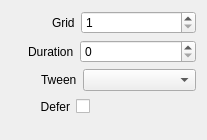
<?xml version="1.0" encoding="UTF-8"?>
<ui version="4.0">
 <class>InspectorGridWidget</class>
 <widget class="QWidget" name="InspectorGridWidget">
  <property name="geometry">
   <rect>
    <x>0</x>
    <y>0</y>
    <width>207</width>
    <height>140</height>
   </rect>
  </property>
  <property name="sizePolicy">
   <sizepolicy hsizetype="Expanding" vsizetype="Preferred">
    <horstretch>0</horstretch>
    <verstretch>0</verstretch>
   </sizepolicy>
  </property>
  <layout class="QVBoxLayout" name="verticalLayout">
   <item>
    <layout class="QHBoxLayout" name="horizontalLayoutGrid">
     <item>
      <spacer name="horizontalSpacerGrid">
       <property name="orientation">
        <enum>Qt::Horizontal</enum>
       </property>
       <property name="sizeType">
        <enum>QSizePolicy::Fixed</enum>
       </property>
       <property name="sizeHint" stdset="0">
        <size>
         <width>41</width>
         <height>20</height>
        </size>
       </property>
      </spacer>
     </item>
     <item>
      <widget class="QLabel" name="labelGrid">
       <property name="text">
        <string>Grid</string>
       </property>
      </widget>
     </item>
     <item>
      <widget class="QSpinBox" name="spinBoxGrid">
       <property name="sizePolicy">
        <sizepolicy hsizetype="Expanding" vsizetype="Fixed">
         <horstretch>0</horstretch>
         <verstretch>0</verstretch>
        </sizepolicy>
       </property>
       <property name="minimum">
        <number>1</number>
       </property>
      </widget>
     </item>
    </layout>
   </item>
   <item>
    <layout class="QHBoxLayout" name="horizontalLayoutDuration">
     <item>
      <spacer name="horizontalSpacerDuration">
       <property name="orientation">
        <enum>Qt::Horizontal</enum>
       </property>
       <property name="sizeType">
        <enum>QSizePolicy::Fixed</enum>
       </property>
       <property name="sizeHint" stdset="0">
        <size>
         <width>17</width>
         <height>20</height>
        </size>
       </property>
      </spacer>
     </item>
     <item>
      <widget class="QLabel" name="labelDuration">
       <property name="text">
        <string>Duration</string>
       </property>
      </widget>
     </item>
     <item>
      <widget class="QSpinBox" name="spinBoxDuration">
       <property name="sizePolicy">
        <sizepolicy hsizetype="Expanding" vsizetype="Fixed">
         <horstretch>0</horstretch>
         <verstretch>0</verstretch>
        </sizepolicy>
       </property>
       <property name="maximum">
        <number>999</number>
       </property>
      </widget>
     </item>
    </layout>
   </item>
   <item>
    <layout class="QHBoxLayout" name="horizontalLayoutTween">
     <item>
      <spacer name="horizontalSpacerTween">
       <property name="orientation">
        <enum>Qt::Horizontal</enum>
       </property>
       <property name="sizeType">
        <enum>QSizePolicy::Fixed</enum>
       </property>
       <property name="sizeHint" stdset="0">
        <size>
         <width>30</width>
         <height>20</height>
        </size>
       </property>
      </spacer>
     </item>
     <item>
      <widget class="QLabel" name="labelEasing">
       <property name="text">
        <string>Tween</string>
       </property>
      </widget>
     </item>
     <item>
      <widget class="QComboBox" name="comboBoxTween">
       <property name="sizePolicy">
        <sizepolicy hsizetype="Expanding" vsizetype="Fixed">
         <horstretch>0</horstretch>
         <verstretch>0</verstretch>
        </sizepolicy>
       </property>
      </widget>
     </item>
    </layout>
   </item>
   <item>
    <layout class="QHBoxLayout" name="horizontalLayoutDefer">
     <item>
      <spacer name="horizontalSpacerDefer1">
       <property name="orientation">
        <enum>Qt::Horizontal</enum>
       </property>
       <property name="sizeType">
        <enum>QSizePolicy::Fixed</enum>
       </property>
       <property name="sizeHint" stdset="0">
        <size>
         <width>29</width>
         <height>20</height>
        </size>
       </property>
      </spacer>
     </item>
     <item>
      <widget class="QLabel" name="labelDefer">
       <property name="text">
        <string>Defer</string>
       </property>
       <property name="alignment">
        <set>Qt::AlignRight|Qt::AlignTrailing|Qt::AlignVCenter</set>
       </property>
      </widget>
     </item>
     <item>
      <widget class="QCheckBox" name="checkBoxDefer">
       <property name="layoutDirection">
        <enum>Qt::RightToLeft</enum>
       </property>
       <property name="text">
        <string/>
       </property>
      </widget>
     </item>
     <item>
      <spacer name="horizontalSpacerDefer2">
       <property name="orientation">
        <enum>Qt::Horizontal</enum>
       </property>
       <property name="sizeHint" stdset="0">
        <size>
         <width>40</width>
         <height>20</height>
        </size>
       </property>
      </spacer>
     </item>
    </layout>
   </item>
   <item>
    <spacer name="verticalSpacerGrid">
     <property name="orientation">
      <enum>Qt::Vertical</enum>
     </property>
     <property name="sizeType">
      <enum>QSizePolicy::Fixed</enum>
     </property>
     <property name="sizeHint" stdset="0">
      <size>
       <width>20</width>
       <height>10</height>
      </size>
     </property>
    </spacer>
   </item>
  </layout>
 </widget>
 <resources/>
 <connections>
  <connection>
   <sender>labelEasing</sender>
   <signal>linkActivated(QString)</signal>
   <receiver>InspectorGridWidget</receiver>
   <slot>resetTween(QString)</slot>
   <hints>
    <hint type="sourcelabel">
     <x>76</x>
     <y>85</y>
    </hint>
    <hint type="destinationlabel">
     <x>0</x>
     <y>139</y>
    </hint>
   </hints>
  </connection>
  <connection>
   <sender>labelDuration</sender>
   <signal>linkActivated(QString)</signal>
   <receiver>InspectorGridWidget</receiver>
   <slot>resetDuration(QString)</slot>
   <hints>
    <hint type="sourcelabel">
     <x>68</x>
     <y>57</y>
    </hint>
    <hint type="destinationlabel">
     <x>0</x>
     <y>139</y>
    </hint>
   </hints>
  </connection>
  <connection>
   <sender>labelGrid</sender>
   <signal>linkActivated(QString)</signal>
   <receiver>InspectorGridWidget</receiver>
   <slot>resetGrid(QString)</slot>
   <hints>
    <hint type="sourcelabel">
     <x>69</x>
     <y>21</y>
    </hint>
    <hint type="destinationlabel">
     <x>2</x>
     <y>23</y>
    </hint>
   </hints>
  </connection>
  <connection>
   <sender>spinBoxGrid</sender>
   <signal>valueChanged(int)</signal>
   <receiver>InspectorGridWidget</receiver>
   <slot>gridChanged(int)</slot>
   <hints>
    <hint type="sourcelabel">
     <x>188</x>
     <y>20</y>
    </hint>
    <hint type="destinationlabel">
     <x>206</x>
     <y>20</y>
    </hint>
   </hints>
  </connection>
  <connection>
   <sender>spinBoxDuration</sender>
   <signal>valueChanged(int)</signal>
   <receiver>InspectorGridWidget</receiver>
   <slot>durationChanged(int)</slot>
   <hints>
    <hint type="sourcelabel">
     <x>151</x>
     <y>44</y>
    </hint>
    <hint type="destinationlabel">
     <x>206</x>
     <y>52</y>
    </hint>
   </hints>
  </connection>
  <connection>
   <sender>comboBoxTween</sender>
   <signal>currentIndexChanged(QString)</signal>
   <receiver>InspectorGridWidget</receiver>
   <slot>tweenChanged(QString)</slot>
   <hints>
    <hint type="sourcelabel">
     <x>189</x>
     <y>75</y>
    </hint>
    <hint type="destinationlabel">
     <x>206</x>
     <y>80</y>
    </hint>
   </hints>
  </connection>
  <connection>
   <sender>labelDefer</sender>
   <signal>linkActivated(QString)</signal>
   <receiver>InspectorGridWidget</receiver>
   <slot>resetDefer(QString)</slot>
   <hints>
    <hint type="sourcelabel">
     <x>59</x>
     <y>101</y>
    </hint>
    <hint type="destinationlabel">
     <x>5</x>
     <y>102</y>
    </hint>
   </hints>
  </connection>
  <connection>
   <sender>checkBoxDefer</sender>
   <signal>stateChanged(int)</signal>
   <receiver>InspectorGridWidget</receiver>
   <slot>deferChanged(int)</slot>
   <hints>
    <hint type="sourcelabel">
     <x>84</x>
     <y>105</y>
    </hint>
    <hint type="destinationlabel">
     <x>201</x>
     <y>117</y>
    </hint>
   </hints>
  </connection>
 </connections>
 <slots>
  <slot>gridChanged(int)</slot>
  <slot>resetGrid(QString)</slot>
  <slot>resetTween(QString)</slot>
  <slot>resetDuration(QString)</slot>
  <slot>durationChanged(int)</slot>
  <slot>tweenChanged(QString)</slot>
  <slot>resetDefer(QString)</slot>
  <slot>deferChanged(int)</slot>
 </slots>
</ui>
